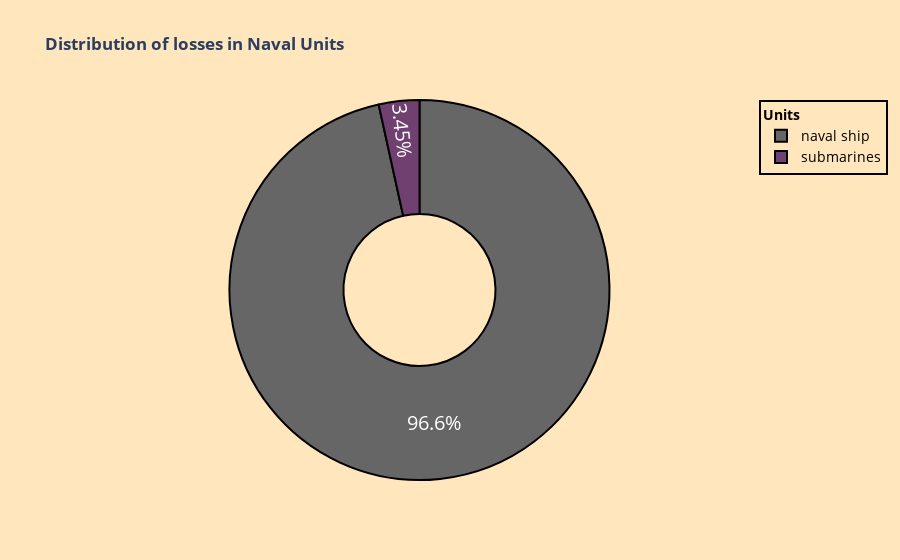

Notebook code cell kept with this figure:
### Markdown cell above
<div style="background-color: #8B0000; color: white; font-family: Arial, sans-serif; text-align: center; padding: 10px;">
    <h2>Naval Units Destruction</h2>
</div>

### Code cell
# Filter data by type of unit.
filtered_data1 = cumulative_losses1[cumulative_losses1['unit_type'] == 'Naval Units']

# Create donut chart.
fig = px.pie(filtered_data1, values='unit_amount', names='unit', hole=0.4, title='<b>Distribution of losses in Naval Units</b>', color_discrete_sequence=px.colors.qualitative.Prism_r)

# Customize donut chart.
fig.update_traces(
    hoverinfo='label+percent',
    textfont_size=20,
    marker=dict(line=dict(color='#000000', width=2))
)

    
fig.update_layout(
paper_bgcolor='rgba(255, 230, 188, 1)',  
plot_bgcolor='rgba(255,255,255,1)',      
legend=dict(
    title=dict(
        text='<b style="display: block; text-align: center;">Units</b>',
        font=dict(size=14, color='black')
    ),
    font=dict(size=14, color='black'),
    bgcolor='rgba(255, 230, 188, 1)',  
    bordercolor='black',  
    borderwidth=2,  
    x=1,  
    y=1,  
    xanchor='left',  
    yanchor='top'  
),
    )


fig.show()

### Figure 1 — Plotly figure (JSON) as saved in the notebook; plotly's stock layout.template omitted (floating-point values rounded to 4 significant figures)
{"data": [{"domain": {"x": [0, 1], "y": [0, 1]}, "hole": 0.4, "hoverinfo": "label+percent", "hovertemplate": "unit=%{label}<br>unit_amount=%{value}<extra></extra>", "labels": ["naval ship", "submarines"], "legendgroup": "", "marker": {"line": {"color": "#000000", "width": 2}}, "name": "", "showlegend": true, "textfont": {"size": 20}, "type": "pie", "values": [28, 1]}], "layout": {"legend": {"bgcolor": "rgba(255, 230, 188, 1)", "bordercolor": "black", "borderwidth": 2, "font": {"color": "black", "size": 14}, "title": {"font": {"color": "black", "size": 14}, "text": "<b style=\"display: block; text-align: center;\">Units</b>"}, "tracegroupgap": 0, "x": 1, "xanchor": "left", "y": 1, "yanchor": "top"}, "paper_bgcolor": "rgba(255, 230, 188, 1)", "piecolorway": ["rgb(102, 102, 102)", "rgb(111, 64, 112)", "rgb(148, 52, 110)", "rgb(204, 80, 62)", "rgb(225, 124, 5)", "rgb(237, 173, 8)", "rgb(115, 175, 72)", "rgb(15, 133, 84)", "rgb(56, 166, 165)", "rgb(29, 105, 150)", "rgb(95, 70, 144)"], "plot_bgcolor": "rgba(255,255,255,1)", "title": {"text": "<b>Distribution of losses in Naval Units</b>"}}}
